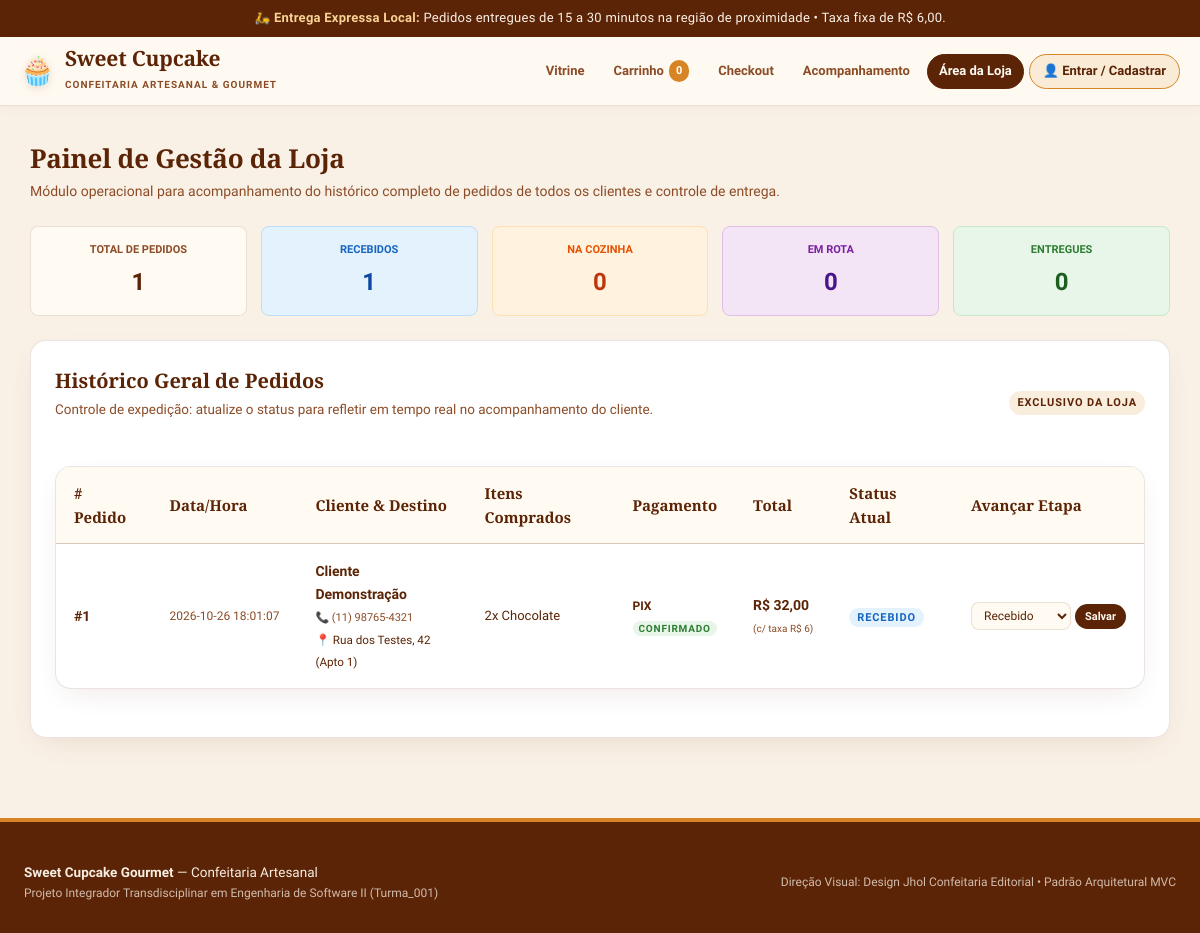
/operador, run on an earlier commit of the app's database.
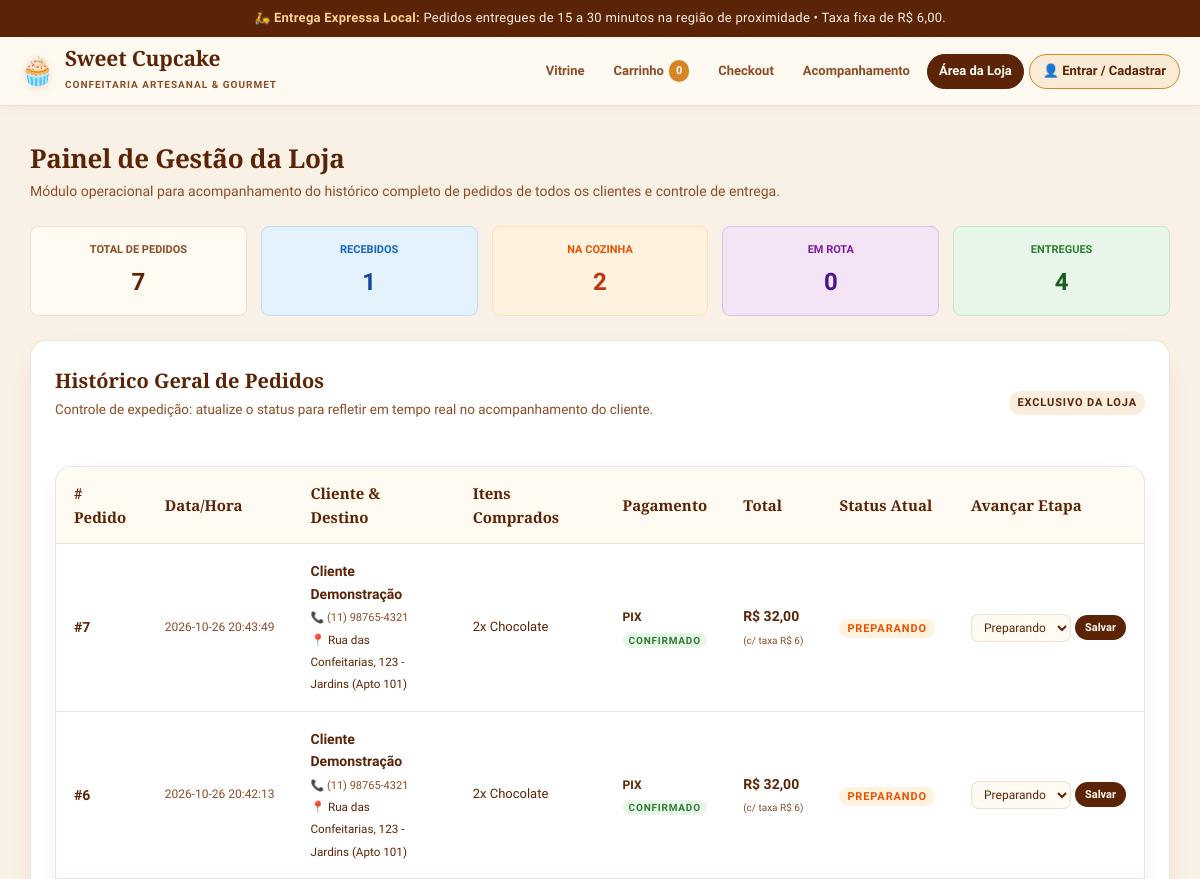
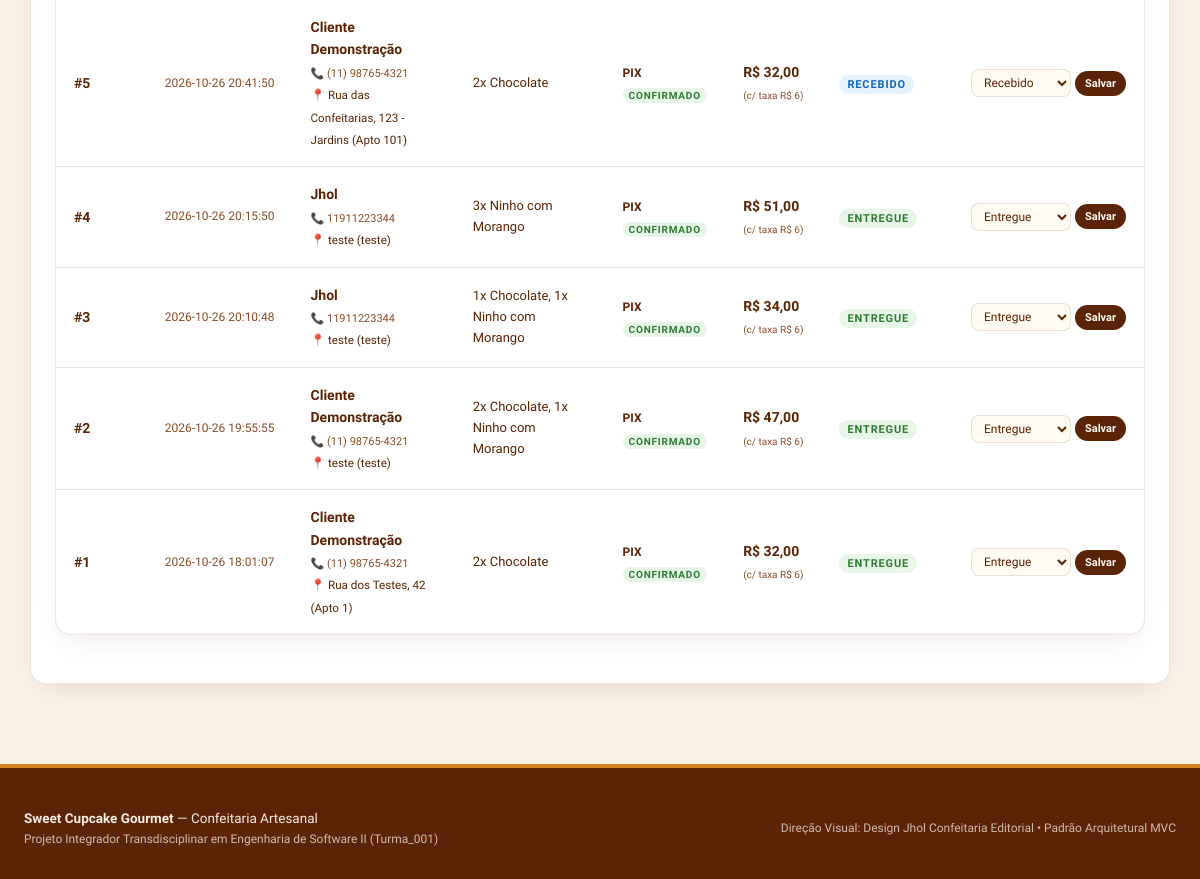
And on a later commit of the database (2 pictures, top to bottom).
### tables this page shows
CREATE TABLE pedidos (
    id INTEGER PRIMARY KEY AUTOINCREMENT,
    cliente_id INTEGER NOT NULL,
    data_pedido DATETIME DEFAULT CURRENT_TIMESTAMP,
    valor_produtos DECIMAL(10, 2) NOT NULL CHECK (valor_produtos >= 0),
    taxa_entrega DECIMAL(10, 2) NOT NULL DEFAULT 6.00 CHECK (taxa_entrega >= 0),
    valor_total DECIMAL(10, 2) NOT NULL CHECK (valor_total > 0),
    forma_pagamento VARCHAR(20) NOT NULL CHECK (forma_pagamento IN ('PIX', 'CARTAO_CREDITO')),
    status_pagamento VARCHAR(20) NOT NULL DEFAULT 'PENDENTE' CHECK (status_pagamento IN ('PENDENTE', 'CONFIRMADO', 'RECUSADO')),
    status_entrega VARCHAR(20) NOT NULL DEFAULT 'RECEBIDO' CHECK (status_entrega IN ('RECEBIDO', 'PREPARANDO', 'EM_ROTA', 'ENTREGUE')),
    endereco_entrega VARCHAR(255) NOT NULL,
    prazo_estimado VARCHAR(30) DEFAULT '15 a 30 minutos',
    observacoes TEXT,
    FOREIGN KEY (cliente_id) REFERENCES clientes(id) ON DELETE RESTRICT
);

CREATE TABLE clientes (
    id INTEGER PRIMARY KEY AUTOINCREMENT,
    nome VARCHAR(100) NOT NULL,
    email VARCHAR(120) NOT NULL UNIQUE,
    senha_hash VARCHAR(255) NOT NULL,
    telefone VARCHAR(20),
    endereco_padrao VARCHAR(255),
    criado_em DATETIME DEFAULT CURRENT_TIMESTAMP
);

### controllers/routes.py (the view)
@routes_bp.route('/operador')
def operador():
    pedidos = database.listar_todos_pedidos()
    return render_template('operador.html', pedidos=pedidos)

### models/database.py (called while the page is built)
def get_db_connection() -> sqlite3.Connection:
    conn = sqlite3.connect(DB_FILE)
    conn.execute("PRAGMA foreign_keys = ON;")
    conn.row_factory = sqlite3.Row
    return conn

def listar_todos_pedidos() -> List[Dict[str, Any]]:
    conn = get_db_connection()
    cursor = conn.cursor()
    cursor.execute(
        """
        SELECT p.*, c.nome as cliente_nome, c.telefone as cliente_telefone
        FROM pedidos p
        JOIN clientes c ON p.cliente_id = c.id
        ORDER BY p.id DESC;
        """
    )
    rows = cursor.fetchall()
    pedidos = [dict(r) for r in rows]
    for p in pedidos:
        cursor.execute(
            """
            SELECT ip.quantidade, prod.nome as produto_nome
            FROM itens_pedido ip
            JOIN produtos prod ON ip.produto_id = prod.id
            WHERE ip.pedido_id = ?;
            """,
            (p['id'],)
        )
        p['resumo_itens'] = ", ".join([f"{r['quantidade']}x {r['produto_nome']}" for r in cursor.fetchall()])
    conn.close()
    return pedidos

### templates/operador.html (shortened to what the changed rows need)
{% extends "base.html" %}
{% block content %}
<div class="section-title">
  <h2>Painel de Gestão da Loja</h2>
</div>
{% if pedidos %}
  {% set total_pedidos = pedidos|length %}
  {% set recebidos = pedidos|selectattr('status_entrega', 'equalto', 'RECEBIDO')|list|length %}
  {% set preparando = pedidos|selectattr('status_entrega', 'equalto', 'PREPARANDO')|list|length %}
  {% set em_rota = pedidos|selectattr('status_entrega', 'equalto', 'EM_ROTA')|list|length %}
  {% set entregues = pedidos|selectattr('status_entrega', 'equalto', 'ENTREGUE')|list|length %}
  <div style="display: grid; grid-template-columns: repeat(auto-fit, minmax(160px, 1fr)); gap: 14px; margin-bottom: 24px;">
    <div style="background: var(--bg-surface); padding: 14px; border-radius: var(--radius-sm); border: 1px solid var(--borda); text-align: center;">
      <p style="font-size: 11px; text-transform: uppercase; color: var(--marrom-medio); font-weight: 700;">Total de Pedidos</p>
      <h3 style="font-size: 24px; color: var(--chocolate); margin-top: 4px;">{{ total_pedidos }}</h3>
    </div>
    <div style="background: #e3f2fd; padding: 14px; border-radius: var(--radius-sm); border: 1px solid #bbdefb; text-align: center;">
      <p style="font-size: 11px; text-transform: uppercase; color: #1565c0; font-weight: 700;">Recebidos</p>
      <h3 style="font-size: 24px; color: #0d47a1; margin-top: 4px;">{{ recebidos }}</h3>
    </div>
    <div style="background: #fff3e0; padding: 14px; border-radius: var(--radius-sm); border: 1px solid #ffe0b2; text-align: center;">
      <p style="font-size: 11px; text-transform: uppercase; color: #e65100; font-weight: 700;">Na Cozinha</p>
      <h3 style="font-size: 24px; color: #bf360c; margin-top: 4px;">{{ preparando }}</h3>
    </div>
    <div style="background: #f3e5f5; padding: 14px; border-radius: var(--radius-sm); border: 1px solid #e1bee7; text-align: center;">
      <p style="font-size: 11px; text-transform: uppercase; color: #7b1fa2; font-weight: 700;">Em Rota</p>
      <h3 style="font-size: 24px; color: #4a148c; margin-top: 4px;">{{ em_rota }}</h3>
    </div>
    <div style="background: #e8f5e9; padding: 14px; border-radius: var(--radius-sm); border: 1px solid #c8e6c9; text-align: center;">
      <p style="font-size: 11px; text-transform: uppercase; color: #2e7d32; font-weight: 700;">Entregues</p>
      <h3 style="font-size: 24px; color: #1b5e20; margin-top: 4px;">{{ entregues }}</h3>
    </div>
  </div>
{% endif %}
<div class="card-cupcake" style="box-shadow: var(--sombra-card);">
  {% if not pedidos %}
    <div class="alert-box alert-info">
      Nenhum pedido foi realizado ainda no sistema.
    </div>
  {% else %}
    <div class="table-container" style="margin-top: 14px;">
      <table>
        <thead>
          <tr>
            <th># Pedido</th>
            <th>Data/Hora</th>
            <th>Cliente & Destino</th>
            <th>Itens Comprados</th>
            <th>Pagamento</th>
            <th>Total</th>
            <th>Status Atual</th>
            <th>Avançar Etapa</th>
          </tr>
        </thead>
        <tbody>
          {% for p in pedidos %}
          <tr>
            <td>
              <strong style="font-size: 14px; color: var(--chocolate);">#{{ p.id }}</strong>
            </td>
            <td style="font-size: 12px; color: var(--marrom-medio); white-space: nowrap;">
              {{ p.data_pedido }}
            </td>
            <td>
              <strong>{{ p.cliente_nome }}</strong><br>
              <span style="font-size: 11px; color: var(--marrom-medio);">📞 {{ p.cliente_telefone or 'Não informado' }}</span><br>
              <small style="color: var(--chocolate);">📍 {{ p.endereco_entrega }}</small>
            </td>
            <td style="font-size: 13px;">
              {{ p.resumo_itens }}
            </td>
            <td>
              <span style="font-size: 12px; font-weight: 600;">{{ p.forma_pagamento }}</span><br>
              <span class="stock-tag" style="background:#e8f5e9; color:#2e7d32; font-size:10px; padding: 2px 6px;">{{ p.status_pagamento }}</span>
            </td>
            <td style="white-space: nowrap;">
              <strong style="color: var(--chocolate); font-size: 14px;">R$ {{ "%.2f"|format(p.valor_total)|replace('.', ',') }}</strong><br>
              <small style="font-size: 10px; color: var(--marrom-medio);">(c/ taxa R$ 6)</small>
            </td>
            <td>
              {% if p.status_entrega == 'RECEBIDO' %}
                <span class="stock-tag" style="background:#e3f2fd; color:#1565c0; font-size: 11px;">Recebido</span>
              {% elif p.status_entrega == 'PREPARANDO' %}
                <span class="stock-tag" style="background:#fff3e0; color:#e65100; font-size: 11px;">Preparando</span>
              {% elif p.status_entrega == 'EM_ROTA' %}
                <span class="stock-tag" style="background:#f3e5f5; color:#7b1fa2; font-size: 11px;">Em Rota</span>
              {% else %}
                <span class="stock-tag" style="background:#e8f5e9; color:#2e7d32; font-size: 11px;">Entregue</span>
              {% endif %}
            </td>
            <td>
              <form action="{{ url_for('routes.mudar_status_pedido') }}" method="POST" style="display: flex; gap: 4px; align-items: center;">
                <select name="novo_status" class="form-control" style="padding: 5px 8px; font-size: 12px; width: auto;">
                  <option value="RECEBIDO" {% if p.status_entrega == 'RECEBIDO' %}selected{% endif %}>Recebido</option>
                  <option value="PREPARANDO" {% if p.status_entrega == 'PREPARANDO' %}selected{% endif %}>Preparando</option>
                  <option value="ENTREGUE" {% if p.status_entrega == 'ENTREGUE' %}selected{% endif %}>Entregue</option>
                </select>
                <button type="submit" class="btn btn-chocolate" style="font-size: 11px; padding: 6px 10px;">Salvar</button>
              </form>
            </td>
          </tr>
          {% endfor %}
        </tbody>
      </table>
    </div>
  {% endif %}
</div>
{% endblock %}

What changed in the data, as far as the page shows it:
added pedidos: id "7", data_pedido "2026-10-26 20:43:49", cliente_nome "Cliente Demonstração", telefone "(11) 98765-4321", endereco_entrega "Rua das Confeitarias, 123 - Jardins (Apto 101)", resumo_itens "2x Chocolate", forma_pagamento "PIX", status_pagamento "CONFIRMADO", valor_total "32,00", shows "PREPARANDO", novo_status "Preparando"
added pedidos: id "6", data_pedido "2026-10-26 20:42:13", cliente_nome "Cliente Demonstração", telefone "(11) 98765-4321", endereco_entrega "Rua das Confeitarias, 123 - Jardins (Apto 101)", resumo_itens "2x Chocolate", forma_pagamento "PIX", status_pagamento "CONFIRMADO", valor_total "32,00", shows "PREPARANDO", novo_status "Preparando"
added pedidos: id "5", data_pedido "2026-10-26 20:41:50", cliente_nome "Cliente Demonstração", telefone "(11) 98765-4321", endereco_entrega "Rua das Confeitarias, 123 - Jardins (Apto 101)", resumo_itens "2x Chocolate", forma_pagamento "PIX", status_pagamento "CONFIRMADO", valor_total "32,00", shows "RECEBIDO", novo_status "Recebido"
added pedidos: id "4", data_pedido "2026-10-26 20:15:50", cliente_nome "Jhol", telefone "11911223344", endereco_entrega "teste (teste)", resumo_itens "3x Ninho com Morango", forma_pagamento "PIX", status_pagamento "CONFIRMADO", valor_total "51,00", shows "ENTREGUE", novo_status "Entregue"
added pedidos: id "3", data_pedido "2026-10-26 20:10:48", cliente_nome "Jhol", telefone "11911223344", endereco_entrega "teste (teste)", resumo_itens "1x Chocolate, 1x Ninho com Morango", forma_pagamento "PIX", status_pagamento "CONFIRMADO", valor_total "34,00", shows "ENTREGUE", novo_status "Entregue"
added pedidos: id "2", data_pedido "2026-10-26 19:55:55", cliente_nome "Cliente Demonstração", telefone "(11) 98765-4321", endereco_entrega "teste (teste)", resumo_itens "2x Chocolate, 1x Ninho com Morango", forma_pagamento "PIX", status_pagamento "CONFIRMADO", valor_total "47,00", shows "ENTREGUE", novo_status "Entregue"
changed pedidos "Rua dos Testes, 42 (Apto 1)": novo_status "Recebido" → "Entregue"; status_entrega "RECEBIDO" → "ENTREGUE"
Also different on the page:
{{ total_pedidos }}: "1" → "7"
{{ preparando }}: "0" → "2"
{{ entregues }}: "0" → "4"
